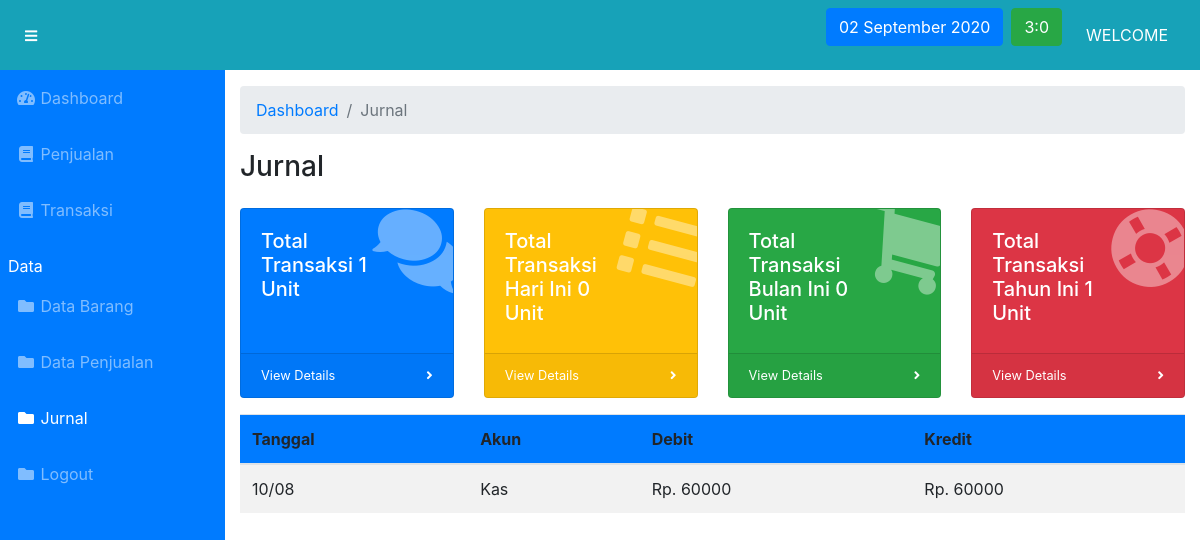
Screenshot of /staff/jurnal with the database file from the repository.
### tables this page shows
CREATE TABLE `transaksi_detail` (
  `id` int(11) NOT NULL,
  `id_transaksi` int(11) NOT NULL,
  `id_akun` int(11) NOT NULL,
  `debit` int(11) NOT NULL,
  `kredit` int(11) NOT NULL
);

CREATE TABLE `transaksi` (
  `id` int(11) NOT NULL,
  `tanggal` varchar(2) NOT NULL,
  `bulan` varchar(2) NOT NULL,
  `tahun` varchar(4) NOT NULL,
  `total` int(11) NOT NULL
);

CREATE TABLE `akun` (
  `id` int(11) NOT NULL,
  `akun` varchar(56) NOT NULL
);

### application/controllers/Staff.php (called while the page is built, shortened)
<?php
class Staff extends CI_Controller
{
	public function __construct()
	{
		$this->load->helper('download');
		$this->load->model('Barang_model');
		$this->load->model('Penjualan_model');
		$this->load->model('Service_model');
		$this->load->model('Transaksi_temp_model');
		$this->load->model('Transaksi_detail_model');
	}
	public function jurnal($waktu = 'semua', $angka = 0)
	{
		$data['title'] = "Jurnal";
		$data['user'] = $this->db->get_where('user', ['username' => $this->session->userdata('username'), 'id_role' => $this->session->userdata('id_role')])->row_array();
		$data['data'] = $this->db->get_where('staff', ['username' => $this->session->userdata('username')])->row_array();
		if ($waktu == 'semua') {
			$data['transaksi_detail'] = $this->Transaksi_detail_model->get_transaksi_detail();
			$data['waktu'] = $waktu;
		}
		$this->load->view('templates/header', $data);
		$this->load->view('templates/navbar', $data);
		$this->load->view('templates/sidebar', $data);
		$this->load->view('staff/jurnal', $data);
		$this->load->view('templates/footer');
	}
}

### index.php (called while the page is built, shortened)
<?php
require_once BASEPATH . 'core/CodeIgniter.php';

### application/models/Transaksi_detail_model.php (called while the page is built, shortened)
<?php
class Transaksi_detail_model extends CI_Model
{
	public function get_transaksi_detail()
	{
		$query = "SELECT td.*, a.akun, t.tanggal, t.bulan, t.tahun FROM transaksi_detail td JOIN akun a ON a.id = td.id_akun JOIN transaksi t ON t.id = td.id_transaksi ORDER BY td.id";
		return $this->db->query($query)->result();
	}
}

### application/views/staff/jurnal.php (the view, shortened to what this page needs)
<div id="content-wrapper">
     <div class="container-fluid">
       <ol class="breadcrumb">
         <li class="breadcrumb-item">
           <a href="<?= base_url('staff/index'); ?>">Dashboard</a>
         </li>
         <li class="breadcrumb-item active"><?= $title; ?></li>
       </ol>
       <h1 class="h3 mb-4 text-gray-800"><?= $title; ?></h1>
       <?php
       $hari = date('d', time());
       $bulan = date('m', time());
       $tahun = date('Y', time());
       $transaksi_semua = $this->db->query("SELECT * FROM transaksi")->num_rows();
       $transaksi_hari = $this->db->query("SELECT * FROM transaksi WHERE tanggal = '$hari'")->num_rows();
       $transaksi_bulan = $this->db->query("SELECT * FROM transaksi WHERE bulan = '$bulan'")->num_rows();
       $transaksi_tahun = $this->db->query("SELECT * FROM transaksi WHERE tahun = '$tahun'")->num_rows();
        ?>
       <div class="row">
         <div class="col-xl-3 col-sm-6 mb-3">
           <div class="card text-white bg-primary o-hidden h-100">
             <div class="card-body">
               <div class="card-body-icon">
                 <i class="fas fa-fw fa-comments"></i>
               </div>
               <div class="mr-5 h5">Total Transaksi <?= $transaksi_semua; ?> Unit</div>
             </div>
             <a class="card-footer text-white clearfix small z-1" href="<?= base_url('staff/jurnal'); ?>">
               <span class="float-left">View Details</span>
               <span class="float-right">
                 <i class="fas fa-angle-right"></i>
               </span>
             </a>
           </div>
         </div>
         <div class="col-xl-3 col-sm-6 mb-3">
           <div class="card text-white bg-warning o-hidden h-100">
             <div class="card-body">
               <div class="card-body-icon">
                 <i class="fas fa-fw fa-list"></i>
               </div>
               <div class="mr-5 h5">Total Transaksi Hari Ini <?= $transaksi_hari; ?> Unit</div>
             </div>
             <a class="card-footer text-white clearfix small z-1" href="<?= base_url('staff/jurnal/hari'); ?>">
               <span class="float-left">View Details</span>
               <span class="float-right">
                 <i class="fas fa-angle-right"></i>
               </span>
             </a>
           </div>
         </div>
         <div class="col-xl-3 col-sm-6 mb-3">
           <div class="card text-white bg-success o-hidden h-100">
             <div class="card-body">
               <div class="card-body-icon">
                 <i class="fas fa-fw fa-shopping-cart"></i>
               </div>
               <div class="mr-5 h5">Total Transaksi Bulan Ini <?= $transaksi_bulan; ?> Unit</div>
             </div>
             <a class="card-footer text-white clearfix small z-1" href="<?= base_url('staff/jurnal/bulan'); ?>">
               <span class="float-left">View Details</span>
               <span class="float-right">
                 <i class="fas fa-angle-right"></i>
               </span>
             </a>
           </div>
         </div>
         <div class="col-xl-3 col-sm-6 mb-3">
           <div class="card text-white bg-danger o-hidden h-100">
             <div class="card-body">
               <div class="card-body-icon">
                 <i class="fas fa-fw fa-life-ring"></i>
               </div>
               <div class="mr-5 h5">Total Transaksi Tahun Ini <?= $transaksi_tahun; ?> Unit</div>
             </div>
             <a class="card-footer text-white clearfix small z-1" href="<?= base_url('staff/jurnal/tahun'); ?>">
               <span class="float-left">View Details</span>
               <span class="float-right">
                 <i class="fas fa-angle-right"></i>
               </span>
             </a>
           </div>
         </div>
       </div>
       <div class="row">
         <div class="col">
           <table class="table table-border table-striped">
          <thead>
            <tr class="bg-primary">
              <th scope="col">Tanggal</th>
              <th scope="col">Akun</th>
              <th scope="col">Debit</th>
              <th scope="col">Kredit</th>
            </tr>
          </thead>
          <tbody>
           <?php $tgl = ''; ?>
           <?php foreach($transaksi_detail as $td) : ?>
           	<tr>
           		<td>
           			<?php if($tgl != $td->tanggal) { echo $td->tanggal . '/' . $td->bulan; } ?>
           			<?php $tgl = $td->tanggal; ?>
           		</td>
           		<td <?php if($td->debit == 0) { echo "class='pl-5'"; } ?>><?php echo $td->akun; ?></td>
           		<td><?php echo 'Rp. ' . $td->debit; ?></td>
           		<td><?php echo 'Rp. ' . $td->kredit; ?></td>
           	</tr>
           <?php endforeach ; ?>
          </tbody>
        </table>
         </div>
       </div>
     </div>

### rows the page displays
transaksi_detail: id_transaksi.tanggal "10", id_transaksi.bulan "08", id_akun.akun "Kas", debit "60000", kredit "60000"

### other values shown
$title "Jurnal"
$transaksi_semua "1"
$transaksi_hari "0"
$transaksi_bulan "0"
$transaksi_tahun "1"
